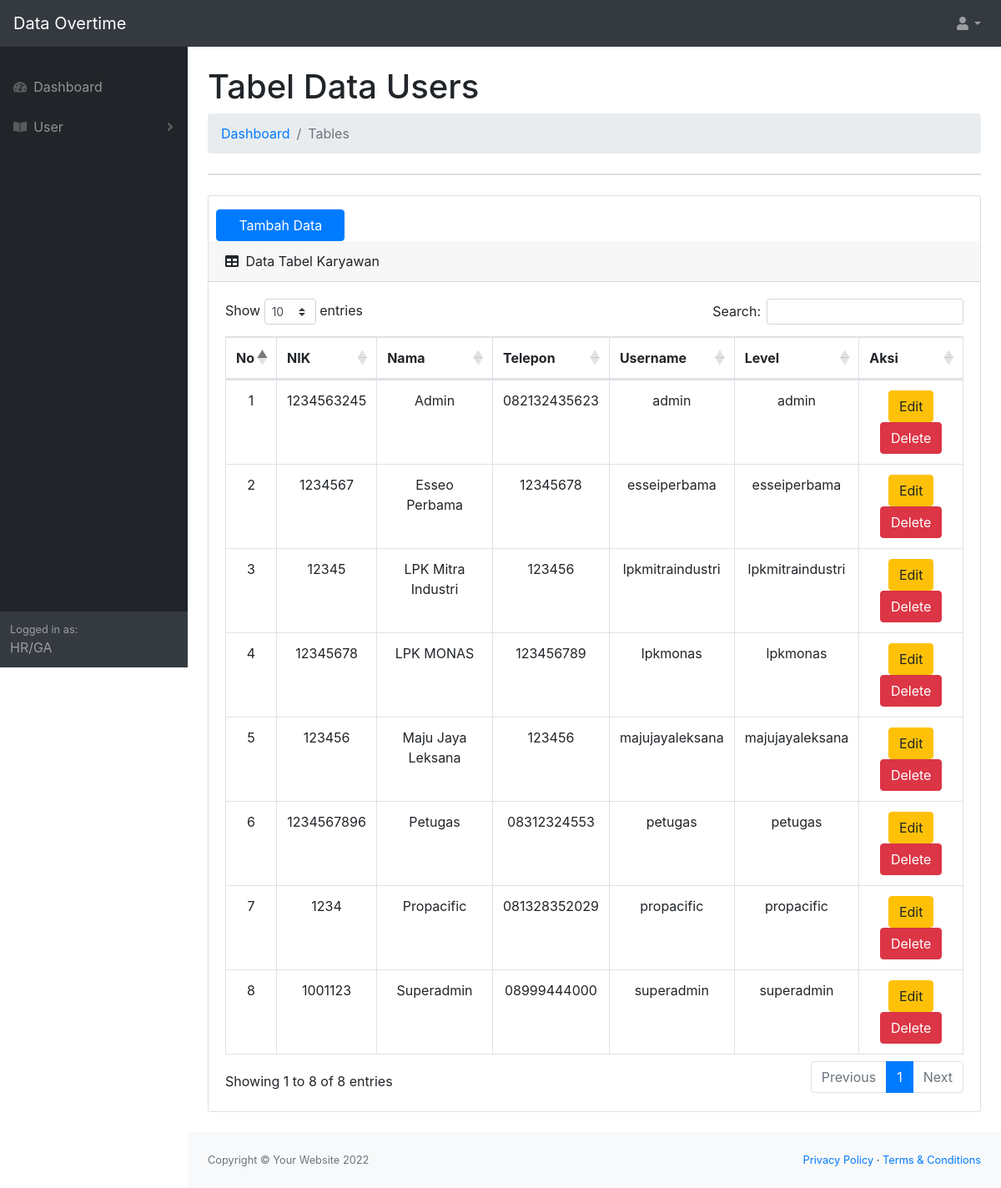
Page /dataovertimehr/tambahuser.php on the committed database.
### tables this page shows
CREATE TABLE `users` (
  `id` int(11) NOT NULL,
  `nik` varchar(10) NOT NULL,
  `nama` varchar(100) NOT NULL,
  `telepon` varchar(100) NOT NULL,
  `username` varchar(100) NOT NULL,
  `password` varchar(100) NOT NULL,
  `level` varchar(25) NOT NULL DEFAULT 'member'
);

### dataovertimehr/tambahuser.php (the view, shortened to what this page needs)
<?php
include 'dbconnect.php';
?>
<!DOCTYPE html>
<html lang="en">
<head>
    <link href="css/styles.css" rel="stylesheet" />
    <link href="css/styles.css" rel="stylesheet" />
    <link href="https://cdn.datatables.net/1.10.20/css/dataTables.bootstrap4.min.css" rel="stylesheet" />
</head>
<body class="sb-nav-fixed">
    <nav class="sb-topnav navbar navbar-expand navbar-dark bg-dark">
        <a class="navbar-brand" href="index.html">Data Overtime</a>
        <ul class="navbar-nav ml-auto ml-md-0">
            <li class="nav-item dropdown">
                <a class="nav-link dropdown-toggle" id="userDropdown" href="#" role="button" data-toggle="dropdown" aria-haspopup="true" aria-expanded="false"><i class="fas fa-user fa-fw"></i></a>
            </li>
        </ul>
    </nav>
    <div id="layoutSidenav">
        <div id="layoutSidenav_nav">
            <nav class="sb-sidenav accordion sb-sidenav-dark" id="sidenavAccordion">
                <div class="sb-sidenav-menu">
                    <div class="nav">
                        <br>
                        <a class="nav-link" href="index.php">
                            <div class="sb-nav-link-icon"><i class="fas fa-tachometer-alt"></i></div>
                            Dashboard
                        </a>
                        <a class="nav-link collapsed" href="#" data-toggle="collapse" data-target="#collapsePages" aria-expanded="false" aria-controls="collapsePages">
                            <div class="sb-nav-link-icon"><i class="fas fa-book-open"></i></div>
                            User
                            <div class="sb-sidenav-collapse-arrow"><i class="fas fa-angle-down"></i></div>
                        </a>
                    </div>
                </div>
                <div class="sb-sidenav-footer">
                    <div class="small">Logged in as:</div>
                    HR/GA
                </div>
            </nav>
        </div>
        <div id="layoutSidenav_content">
            <main>
                <div class="container-fluid">
                    <h1 class="mt-4">Tabel Data Users</h1>
                    <ol class="breadcrumb mb-4">
                        <li class="breadcrumb-item"><a href="index.php">Dashboard</a></li>
                        <li class="breadcrumb-item active">Tables</li>
                    </ol>
                    <div class="card mb-4">
                    </div>
                    <div class="card mb-4">
                        <button type="button" class="btn btn-primary col-md-2 mt-3" style="margin-left: 1% ;" data-toggle="modal" data-target="#myModal">
                            Tambah Data
                        </button>
                        <div class="card-header">
                            <i class="fas fa-table mr-1"></i>
                            Data Tabel Karyawan
                        </div>
                        <div class="card-body">
                            <div class="table-responsive">
                                <table class="table table-bordered" id="dataTable" width="100%" cellspacing="0">
                                    <thead>
                                        <tr>
                                            <th>No</th>
                                            <th>NIK</th>
                                            <th>Nama</th>
                                            <th>Telepon</th>
                                            <th>Username</th>
                                            <th>Level</th>
                                            <th>Aksi</th>
                                        </tr>
                                    </thead>
                                    <tbody>
                                        <?php
                                        $no = 1;
                                        $sql = $conn->query("SELECT * FROM users order by nama ASC");
                                        while ($data = $sql->fetch_assoc()) {
                                            $id =$data['id'];
                                            ?>
                                            <tr>
                                                <td><?php echo $no++; ?></td>
                                                <td><?php echo $data['nik'] ?></td>
                                                <td><?php echo $data['nama'] ?></td>
                                                <td><?php echo $data['telepon'] ?></td>
                                                <td><?php echo $data['username'] ?></td>
                                                <td><?php echo $data['level'] ?></td>                                               <td>
                                                    <button type="button" class="btn btn-warning" data-toggle="modal" data-target="#edit<?= $id; ?>">
                                                        Edit
                                                    </button>
                                                    <button type="button" class="btn btn-danger" data-toggle="modal" data-target="#del<?= $id; ?>">
                                                        Delete
                                                    </button>
                                                </td>
                                            </tr>
                                        <?php
                                    };
                                    ?>
                                </tbody>
                            </table>
                        </div>
                    </div>
                </div>
            </div>
        </main>
        <footer class="py-4 bg-light mt-auto">
            <div class="container-fluid">
                <div class="d-flex align-items-center justify-content-between small">
                    <div class="text-muted">Copyright &copy; Your Website 2022</div>
                    <div>
                        <a href="#">Privacy Policy</a>
                        &middot;
                        <a href="#">Terms &amp; Conditions</a>
                    </div>
                </div>
            </div>
        </footer>
    </div>
</div>
</body>
</html>

### dataovertimehr/tambahuser.php (style rules this page uses)
table, td, th { border: 1px solid black; }
table { border-collapse: collapse; width: 100%; }
td, tr { text-align: center; }

### rows in the picture
users: nik "1234563245", nama "Admin", telepon "082132435623", username "admin", level "admin"
users: nik "1234567", nama "Esseo Perbama", telepon "12345678", username "esseiperbama", level "esseiperbama"
users: nik "12345", nama "LPK Mitra Industri", telepon "123456", username "lpkmitraindustri", level "lpkmitraindustri"
users: nik "12345678", nama "LPK MONAS", telepon "123456789", username "lpkmonas", level "lpkmonas"
users: nik "123456", nama "Maju Jaya Leksana", telepon "123456", username "majujayaleksana", level "majujayaleksana"
users: nik "1234567896", nama "Petugas", telepon "08312324553", username "petugas", level "petugas"
users: nik "1234", nama "Propacific", telepon "081328352029", username "propacific", level "propacific"
users: nik "1001123", nama "Superadmin", telepon "08999444000", username "superadmin", level "superadmin"
